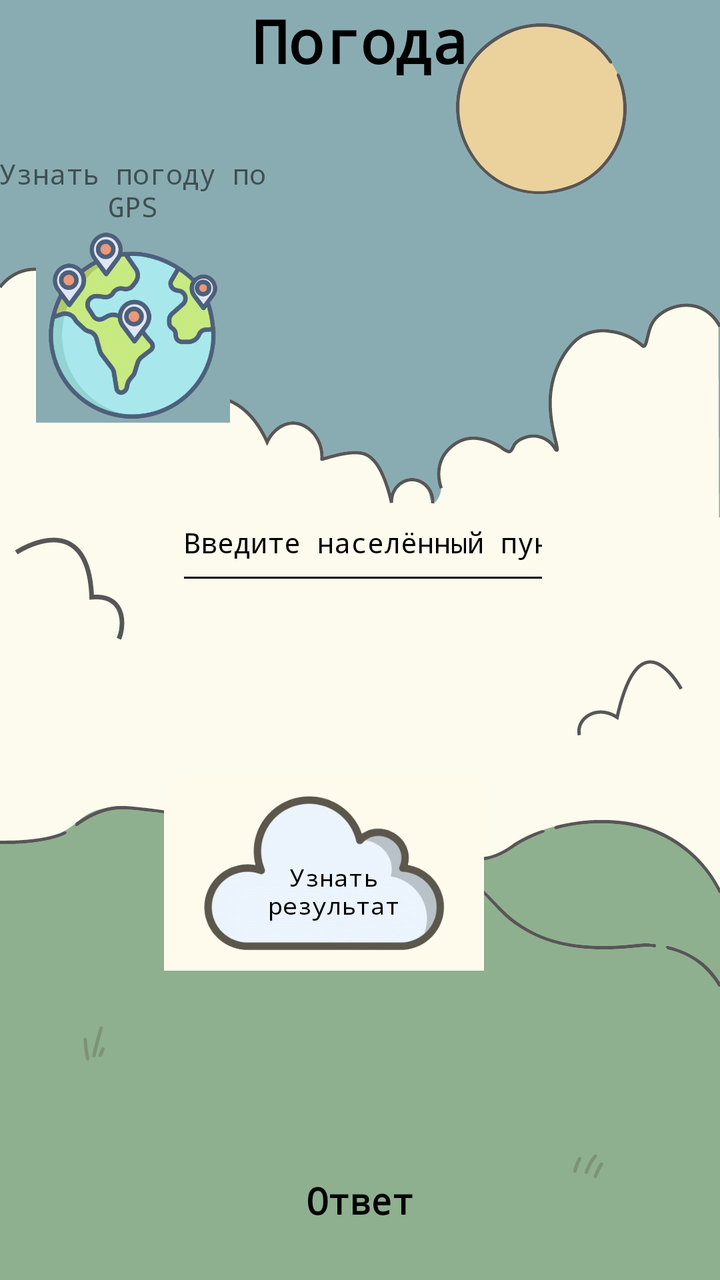
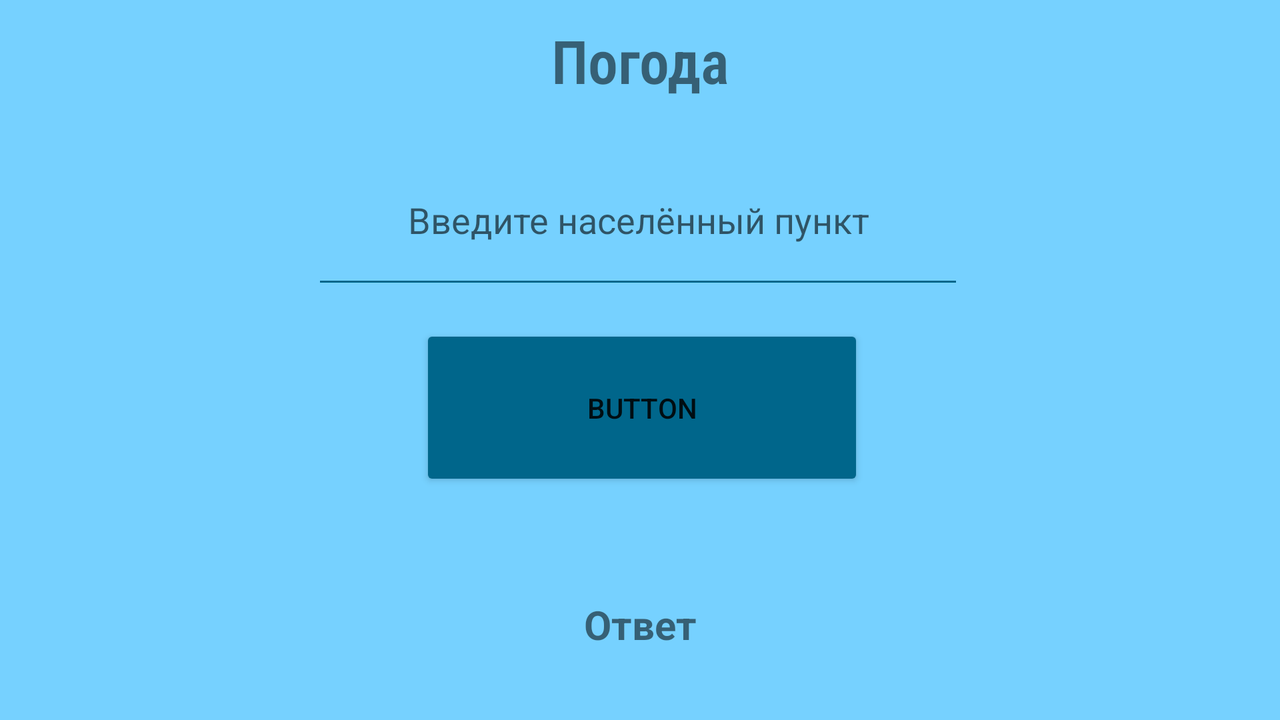

First picture: res/layout/ on a phone held upright. Second picture: the repository's own variant of that layout, on a device whose configuration matches the variant's folder. Source for both follows.
<!-- AndroidManifest.xml: application theme Theme.Weather -->
<!-- res/layout/activity_main.xml -->
<?xml version="1.0" encoding="utf-8"?>
<RelativeLayout xmlns:android="http://schemas.android.com/apk/res/android"
    xmlns:app="http://schemas.android.com/apk/res-auto"
    xmlns:tools="http://schemas.android.com/tools"
    android:layout_width="match_parent"
    android:layout_height="match_parent"
    >

    <ImageView
        android:id="@+id/imageView2"
        android:layout_width="match_parent"
        android:layout_height="match_parent"
        android:scaleType="centerCrop"
        app:srcCompat="@drawable/fon_suny" />

    <TextView
        android:id="@+id/logo"
        android:layout_width="match_parent"
        android:layout_height="wrap_content"
        android:fontFamily="monospace"

        android:gravity="center"
        android:text="@string/logo"
        android:textAlignment="center"
        android:textAllCaps="false"
        android:textColor="@color/black"
        android:textSize="30sp"
        android:textStyle="bold" />


    <TextView
        android:id="@+id/answer"
        android:layout_width="match_parent"
        android:layout_height="170dp"
        android:layout_below="@+id/btbtbt"
        android:layout_marginTop="75dp"
        android:fontFamily="monospace"
        android:gravity="center"
        android:text="@string/answer"
        android:textColor="@color/black"
        android:textSize="18sp"
        android:textStyle="bold" />

    <ImageButton
        android:id="@+id/btbtbt"
        android:layout_width="160dp"
        android:layout_height="98dp"
        android:layout_below="@+id/userFild"
        android:layout_alignEnd="@+id/userFild"
        android:layout_marginTop="90dp"
        android:layout_marginEnd="33dp"
        android:background="@color/cloud"
        android:contentDescription="@string/answer"
        android:scaleType="centerCrop"
        android:src="@drawable/cloud" />

    <TextView
        android:layout_width="wrap_content"
        android:layout_height="wrap_content"

        android:layout_below="@+id/userFild"
        android:layout_alignStart="@+id/btbtbt"
        android:layout_alignEnd="@+id/btbtbt"
        android:layout_marginStart="30dp"
        android:layout_marginTop="133dp"
        android:layout_marginEnd="20dp"
        android:fontFamily="monospace"
        android:gravity="center"
        android:text="@string/buttonw"
        android:textColor="@color/black"
        android:textSize="12sp" />

    <EditText
        android:id="@+id/userFild"
        android:layout_width="236dp"
        android:layout_height="55dp"
        android:layout_below="@+id/logo"
        android:layout_alignParentStart="true"
        android:layout_alignParentEnd="true"
        android:layout_marginStart="88dp"
        android:layout_marginTop="202dp"
        android:layout_marginEnd="85dp"
        android:backgroundTint="@color/black"
        android:backgroundTintMode="src_atop"
        android:ems="20"
        android:fontFamily="monospace"
        android:hint="@string/userFild"
        android:inputType="textPersonName"
        android:textAlignment="center"
        android:textColor="@color/black"
        android:textColorHint="@color/black"
        android:textSize="14sp" />

    <Button
        android:id="@+id/b_cityadd"
        android:layout_width="181dp"
        android:layout_height="75dp"
        android:layout_below="@+id/logo"
        android:layout_alignParentStart="true"
        android:layout_alignParentEnd="true"
        android:layout_marginStart="115dp"
        android:layout_marginTop="694dp"
        android:layout_marginEnd="114dp"
        android:backgroundTint="@color/grass"
        android:fontFamily="monospace"
        android:text="@string/city_add" />

    <ImageButton
        android:id="@+id/button_gps"
        android:layout_width="97dp"
        android:layout_height="97dp"
        android:layout_below="@+id/logo"
        android:layout_alignParentEnd="true"
        android:layout_marginTop="74dp"
        android:layout_marginEnd="245dp"
        android:background="@color/sky"
        android:contentDescription="@string/answer"
        android:scaleType="centerCrop"
        android:src="@drawable/geotochka" />

    <TextView
        android:layout_width="wrap_content"
        android:layout_height="wrap_content"
        android:layout_below="@+id/logo"
        android:layout_alignStart="@+id/button_gps"
        android:layout_alignEnd="@+id/button_gps"
        android:layout_marginStart="-21dp"
        android:layout_marginTop="37dp"
        android:layout_marginEnd="-21dp"
        android:fontFamily="monospace"
        android:gravity="center"
        android:text="@string/gpsknow" />


</RelativeLayout>
<!-- resources referenced by this layout -->
<resources>
  <color name="black">#FF000000</color>
  <color name="cloud">#FEFBEC</color>
  <color name="grass">#5D7655</color>
  <color name="sky">#89ACB2</color>
  <!-- drawable cloud: png bitmap (drawable, 95978 bytes) -->
  <!-- drawable fon_suny: png bitmap (drawable, 64506 bytes) -->
  <!-- drawable geotochka: png bitmap (drawable, 244697 bytes) -->
  <string name="answer">Ответ</string>
  <string name="buttonw">Узнать результат</string>
  <string name="city_add">Сравнить погоду с...</string>
  <string name="gpsknow">Узнать погоду по GPS </string>
  <string name="logo">Погода</string>
  <string name="userFild">Введите населённый пункт</string>
  <style name="Theme.Weather" parent="Theme.AppCompat.Light.NoActionBar">
          
          <item name="colorPrimary">@color/purple_500</item>
          <item name="colorPrimaryVariant">@color/sky</item>
          <item name="colorOnPrimary">@color/white</item>
          
          <item name="colorSecondary">@color/teal_200</item>
          <item name="colorSecondaryVariant">@color/teal_700</item>
          <item name="colorOnSecondary">@color/black</item>
          
          <item name="android:statusBarColor">?attr/colorPrimaryVariant</item>
          <item name="android:navigationBarColor">@color/navigBar</item>
          
      </style>
  <color name="purple_500">#FF6200EE</color>
  <color name="white">#FFFFFFFF</color>
  <color name="teal_200">#FF03DAC5</color>
  <color name="teal_700">#FF018786</color>
  <color name="navigBar">#8EB08F</color>
</resources>
<!-- res/layout-land/activity_main.xml (the repository's variant of the layout above) -->
<!-- drawn on the phone turned sideways -->
<?xml version="1.0" encoding="utf-8"?>
<RelativeLayout xmlns:android="http://schemas.android.com/apk/res/android"
    xmlns:app="http://schemas.android.com/apk/res-auto"
    xmlns:tools="http://schemas.android.com/tools"
    android:layout_width="match_parent"
    android:layout_height="match_parent"
    android:background="@color/m1">

    <TextView
        android:id="@+id/logo"
        android:layout_width="match_parent"
        android:layout_height="wrap_content"
        android:layout_marginTop="10dp"
        android:fontFamily="sans-serif-condensed-light"

        android:gravity="center"
        android:text="@string/logo"
        android:textAlignment="center"
        android:textAllCaps="false"
        android:textSize="30sp"
        android:textStyle="bold" />

    <EditText
        android:id="@+id/userFild"
        android:layout_width="369dp"
        android:layout_height="82dp"
        android:layout_below="@+id/logo"
        android:layout_alignParentStart="true"
        android:layout_alignParentEnd="true"
        android:layout_marginStart="156dp"
        android:layout_marginTop="17dp"
        android:layout_marginEnd="158dp"
        android:backgroundTint="@color/m2"
        android:ems="10"
        android:hint="@string/userFild"
        android:inputType="textPersonName"
        android:textAlignment="center" />

    <Button
        android:id="@+id/button"
        android:layout_width="wrap_content"
        android:layout_height="83dp"
        android:layout_below="@+id/userFild"
        android:layout_alignStart="@+id/userFild"
        android:layout_alignEnd="@+id/userFild"
        android:layout_marginStart="54dp"
        android:layout_marginTop="13dp"
        android:layout_marginEnd="50dp"
        android:backgroundTint="@color/m2"
        android:gravity="center"
        android:text="@string/button" />

    <TextView
        android:id="@+id/answer"
        android:layout_width="match_parent"
        android:layout_height="116dp"
        android:layout_below="@+id/button"
        android:layout_marginTop="19dp"
        android:gravity="center"
        android:text="@string/answer"
        android:textSize="20sp"
        android:textStyle="bold" />
</RelativeLayout>
<!-- resources referenced by the variant -->
<!-- as the phone turned sideways resolves them -->
<resources>
  <color name="m1">#76D1FF</color>
  <color name="m2">#00668B</color>
  <string name="answer">Ответ</string>
  <string name="button">Button</string>
  <string name="logo">Погода</string>
  <string name="userFild">Введите населённый пункт</string>
  <style name="Theme.Weather" parent="Theme.AppCompat.Light.NoActionBar">
          
          <item name="colorPrimary">@color/purple_500</item>
          <item name="colorPrimaryVariant">@color/sky</item>
          <item name="colorOnPrimary">@color/white</item>
          
          <item name="colorSecondary">@color/teal_200</item>
          <item name="colorSecondaryVariant">@color/teal_700</item>
          <item name="colorOnSecondary">@color/black</item>
          
          <item name="android:statusBarColor">?attr/colorPrimaryVariant</item>
          <item name="android:navigationBarColor">@color/navigBar</item>
          
      </style>
  <color name="purple_500">#FF6200EE</color>
  <color name="sky">#89ACB2</color>
  <color name="white">#FFFFFFFF</color>
  <color name="teal_200">#FF03DAC5</color>
  <color name="teal_700">#FF018786</color>
  <color name="black">#FF000000</color>
  <color name="navigBar">#8EB08F</color>
</resources>
